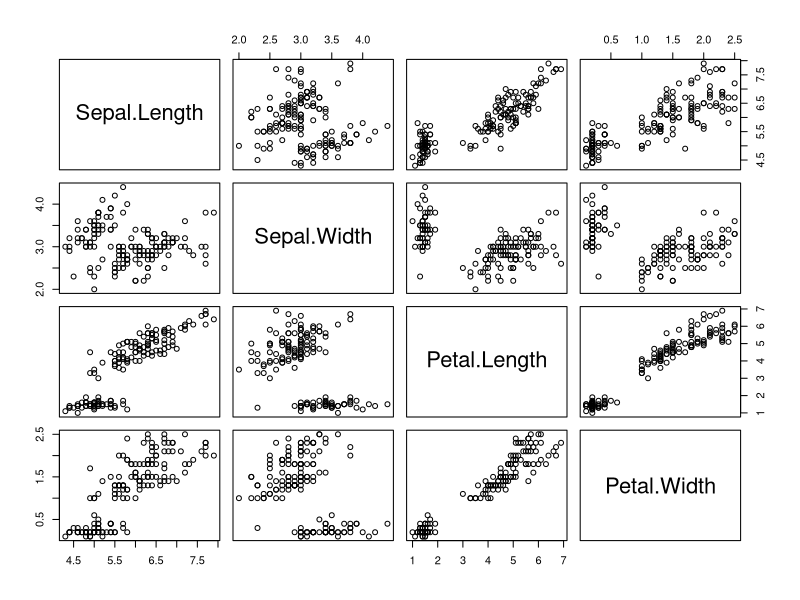
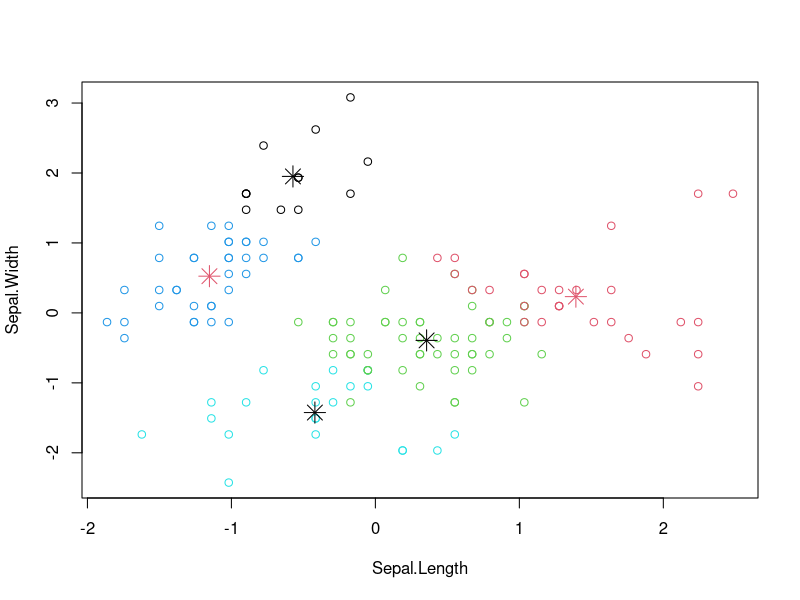
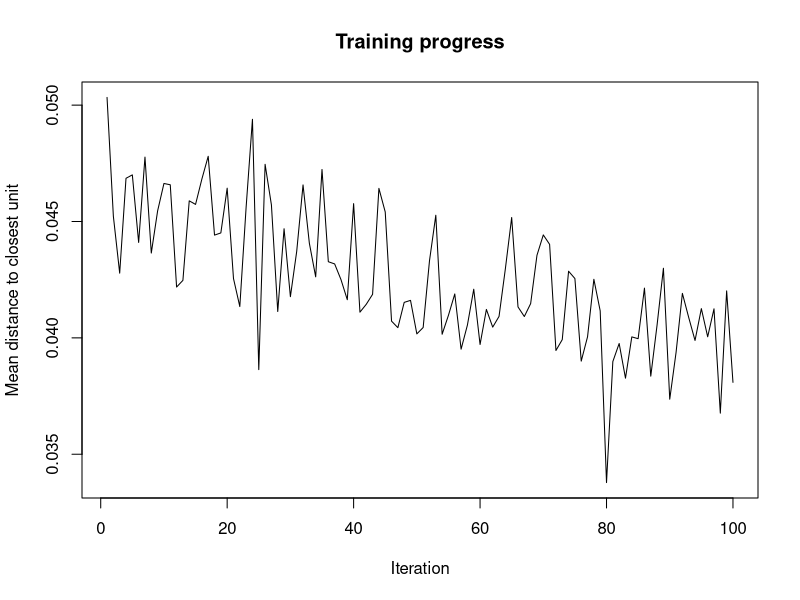
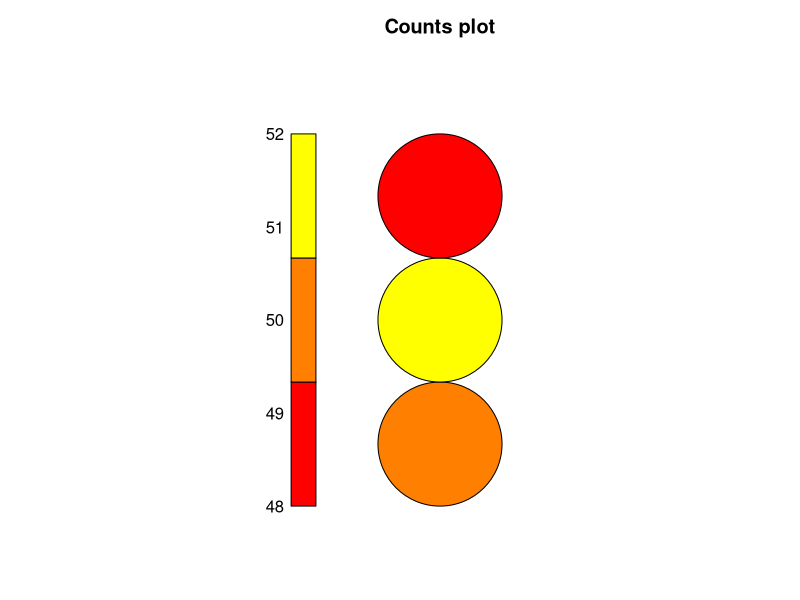

Generate these figures, in order, with R:
#Agrupación con k-means
datacrude = iris
head(datacrude)
data <- subset(datacrude,select = c(Sepal.Length,Sepal.Width,
                                    Petal.Length,Petal.Width))
head(data)
plot(data)
normalized <- scale(data)
model <- kmeans(normalized,5,algorithm = 'Lloyd',iter.max = 200)
model
plot(normalized, col = model$cluster)
points(model$centers, col = 1:2, pch = 8, cex = 2)
#Agrupación con red neuronal SOM
library(kohonen)
grid <- somgrid(xdim = 1,ydim = 3,topo = 'rectangular')
map <- som(normalized,
           grid = grid,
           alpha = 0.5)
plot(map,type = 'changes')
plot(map,type = 'counts')
results <-data.frame(map$unit.classif)
results
table(results)
